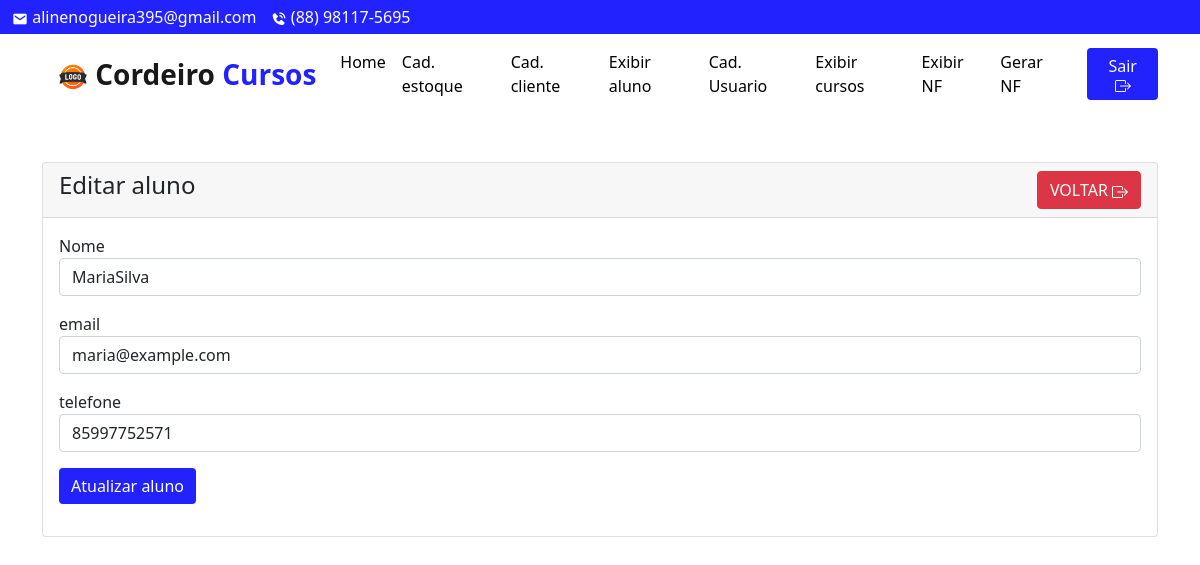
The app's page /adm/aluno-edit.php?id=1 (signed in) with its own data.
### tables this page shows
CREATE TABLE `aluno` (
  `id` int(11) NOT NULL,
  `id_usuario` int(11) NOT NULL,
  `nome` varchar(100) DEFAULT NULL,
  `sobrenome` varchar(100) DEFAULT NULL,
  `email` varchar(100) DEFAULT NULL,
  `telefone` varchar(15) DEFAULT NULL
);

### adm/aluno-edit.php (the view, shortened to what this page needs)
<!doctype html>
<html lang="pt-BR">
  <head>
    <link href="https://cdn.jsdelivr.net/npm/bootstrap@5.1.3/dist/css/bootstrap.min.css" rel="stylesheet">
</head>
<body>
<?php include './includes/navbar_modal.php'?>
    <div class="container mt-5">
        <div class="row">
            <div class="col-md-12">
                <div class="card">
                    <div class="card-header">
                        <h4>Editar aluno
                            <a href="exibir_aluno.php" class="btn btn-danger float-end">VOLTAR
                            </a>
                        </h4>
                    </div>
                    <div class="card-body">
                        <?php
                        if(isset($_GET['id']))
                        {
                            $student_id = mysqli_real_escape_string($mysqli, $_GET['id']);
                            $query = "SELECT * FROM aluno WHERE id='$student_id' ";
                            $query_run = mysqli_query($mysqli, $query);
                            if(mysqli_num_rows($query_run) > 0)
                            {
                                $student = mysqli_fetch_array($query_run);
                                ?>
                                <form action="code.php" method="POST">
                                    <div class="mb-3">
                                        <label>Nome</label>
                                        <input type="text" name="nome" value="<?=$student['nome'].$student['sobrenome'];?>" class="form-control">
                                    </div>
                                    <div class="mb-3">
                                        <label>email</label>
                                        <input type="text" name="email" value="<?=$student['email'];?>" class="form-control">
                                    </div>
                                    <div class="mb-3">
                                        <label>telefone</label>
                                        <input type="text" name="telefone" value="<?=$student['telefone'];?>" class="form-control">
                                    </div>
                                    <div class="mb-3">
                                        <button type="submit" name="update_aluno" class="btn btn-primary">
                                            Atualizar aluno
                                        </button>
                                    </div>
                                </form>
                                <?php
                            }
                            else
                            {
                                echo "<h4>Nenhum ID encontrado</h4>";
                            }
                        }
                        ?>
                    </div>
                </div>
            </div>
        </div>
    </div>
</body>
</html>

### adm/includes/navbar_modal.php (style rules this page uses)
.btn-primary { background-color: #2222ff; border: none; }

### records on screen
aluno: nome "MariaSilva", email "maria@example.com", telefone "85997752571"

### other values on screen
$CompanyEmailAddress "alinenogueira395@gmail.com"
$CompanyTelephone "(88) 98117-5695"
$PrimeiraParte "Cordeiro"
$UltimaPalavra "Cursos"
